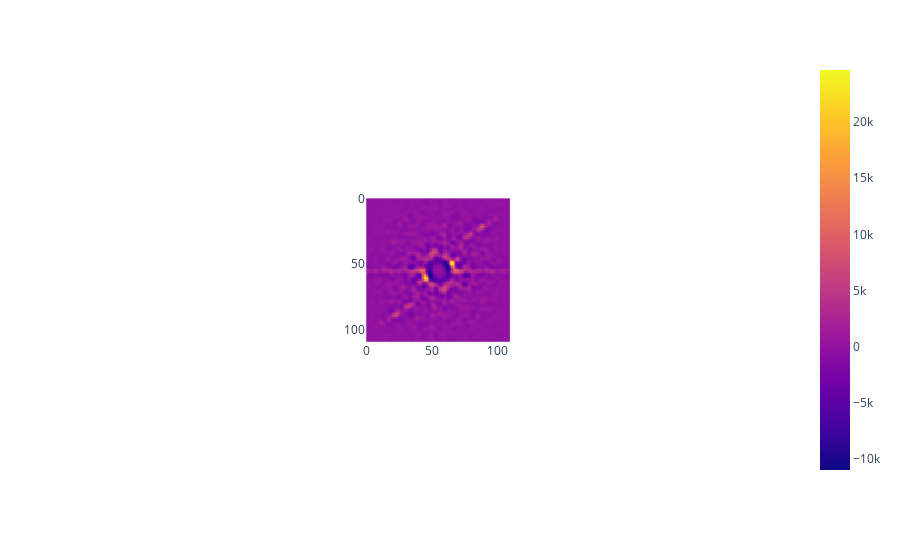

Write notebook code for a chart like this one.
### Code cell
px.imshow(
    difference_of_gaussians( filtered, 1.5 )
)

### Figure 1 — Plotly figure (JSON) as saved in the notebook; plotly's stock layout.template omitted (floating-point values rounded to 4 significant figures; data arrays with more than 128 entries replaced by an {"elided": "..."} marker saying what was removed)
{"data": [{"coloraxis": "coloraxis", "hovertemplate": "x: %{x}<br>y: %{y}<br>color: %{z}<extra></extra>", "name": "0", "type": "heatmap", "xaxis": "x", "yaxis": "y", "z": {"elided": "110x110 float values"}}], "layout": {"autosize": true, "coloraxis": {"colorscale": [[0, "#0d0887"], [0.1111, "#46039f"], [0.2222, "#7201a8"], [0.3333, "#9c179e"], [0.4444, "#bd3786"], [0.5556, "#d8576b"], [0.6667, "#ed7953"], [0.7778, "#fb9f3a"], [0.8889, "#fdca26"], [1, "#f0f921"]]}, "margin": {"t": 60}, "xaxis": {"anchor": "y", "autorange": true, "constrain": "domain", "domain": [0.3996, 0.6004], "range": [-0.5, 109.5], "scaleanchor": "y"}, "yaxis": {"anchor": "x", "autorange": true, "constrain": "domain", "domain": [0, 1], "range": [109.5, -0.5]}}}
